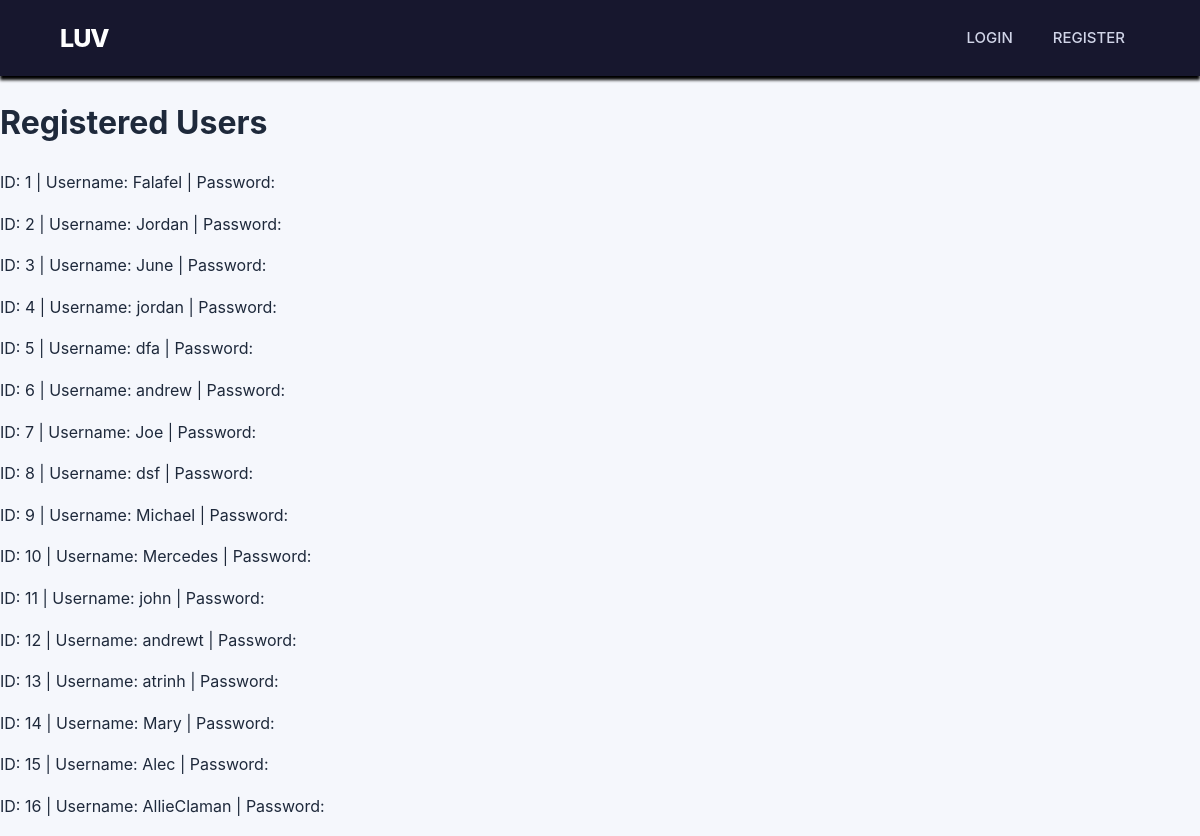
The app's page /view_users, older data.
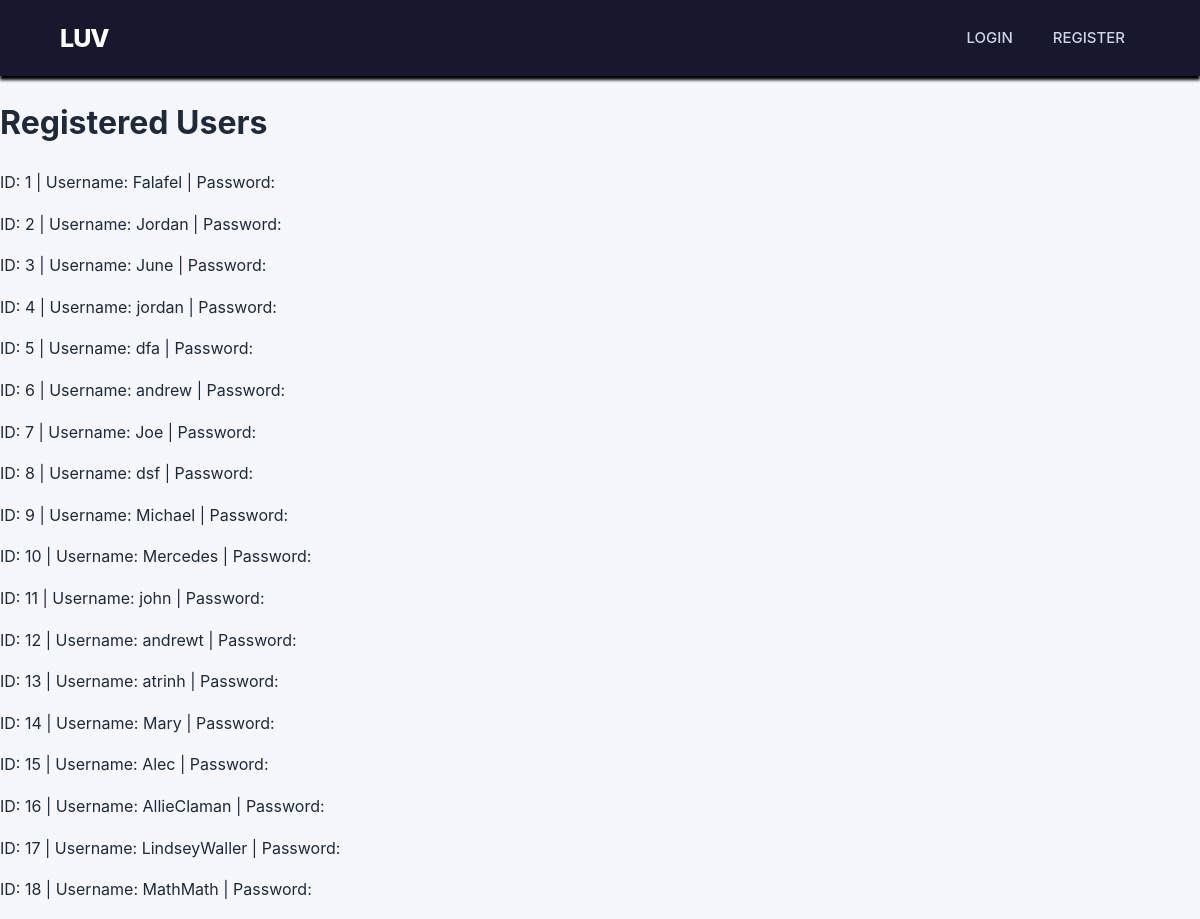
The same page, newer data.
### papo_cito.py (models this page shows)
class User(db.Model):
    __tablename__ = "pot_users"
    id = db.Column(db.Integer, primary_key=True)
    username = db.Column(db.String(80), unique=True, nullable=False)
    password_hash = db.Column(db.String(255), nullable=False)
    cards = db.relationship("Card", backref="owner")

### papo_cito.py (the view)
@app.route("/view_users", methods=["GET","POST"])                               ###
def view_users():                                                               ###
    if request.method == "GET":                                                 ###
        __monkeys = User.query.all()                                            ###
        return render_template("info.html", ab_users=__monkeys) ###   ###   ### ###

### templates/info.html (shortened to what this page needs)
{% extends "base.html" %}
{% block content %}
		<h1>Registered Users</h1>
		{% for ape in ab_users %}
			<p>
			ID: {{ ape.id }} |
			Username: {{ ape.username }} |
			Password: {{ ape.password }}
			</p>
		{% endfor %}
{% endblock %}

### templates/base.html (shortened to what this page needs)
<!DOCTYPE html>
<html lang="en">
<head>
	<link rel="stylesheet" href="{{ url_for('static', filename='css/style.css') }}">
</head>
<body>
	<nav class="navbar">
		<div class="nav-container">
			<a class="logo" href="/" > LUV    </a>
			<div class="nav-links">
				{% if session.get("user_id") %}
				<a 	   href= "/        " > HOME      </a>
				<a         href= "/cards   " > CARDS     </a>
				<a         href= "/logout  " > LOGOUT    </a>
				{% else %}
				<a         href= "/login   " > LOGIN     </a>
				<a         href= "/register" > REGISTER  </a>
				{% endif %}
			</div>
		</div>
	</nav>
	<main class="thic-breast">
		{% block content %}
		{% endblock %}
	</main>
</body>
</html>

### static/css/style.css (style rules this page uses)
:root { --primary: #635bff; --primary-dark: #4f46e5; --background: #f5f7fc; --surface: #ffffff; --text: #1e293b; --muted: #64748b; --border: #e2e8f0; }
* { box-sizing: border-box; }
body { margin: 0; font-family: -apple-system, BlinkMacSystemFont, "Segoe UI", Roboto, sans-serif; background: var(--background); color: var(--text); line-height: 1.6; }
.logo { color: #ffffff; font-size: 25px; font-weight: 800; letter-spacing: -1px; text-decoration: none; white-space: nowrap; }
.navbar { background: #17172e; padding: 16px 0; box-shadow: 0 4px 3px rgba(0, 0, 0.12); position: sticky; top: 0; z-index: 1000; }
.nav-container { width: 90%; max-width: 1200px; margin: 0 auto; display:flex; align-items: center; justify-content: space-between; gap: 24px; }
.nav-links { display: flex; align-items: center; gap: 10px; }
.nav-links a { color: #d1d5e8; text-decoration: none; font-size: 15px; font-weight:500; padding: 10px 15px; border-radius: 10px; transition: background 0.2s ease, color 0.2s ease, transform 0.2s ease; }

Row changes from the older to the newer data that the page shows:
added User: id "17", username "LindseyWaller"
added User: id "18", username "MathMath"
